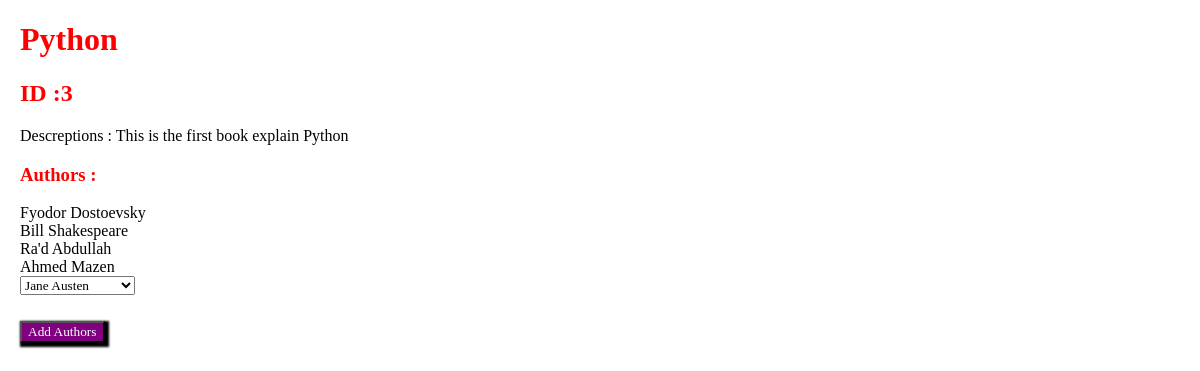
Page /books/3 on the committed database.
### App/models.py (models this page shows)
class Book(models.Model):
	title = models.CharField(max_length=255)
	desc=models.TextField()
	created_at = models.DateTimeField(auto_now_add=True)
	updated_at = models.DateTimeField(auto_now=True)

class Publisher(models.Model):
	first_name = models.CharField(max_length=255)
	last_name = models.CharField(max_length=255)
	notes=models.TextField(default = 'The Publisher is Dead !')
	books = models.ManyToManyField(Book, related_name="publishers")
	created_at = models.DateTimeField(auto_now_add=True)
	updated_at = models.DateTimeField(auto_now=True)

### App/views.py (the view)
# urls.py: path('books/<int:id>' , views.BookView),
def BookView(request , id):
    context={
        'oneBook' : Book.objects.get(id = int(id)),
        'Publishers' : Publisher.objects.all()
    }
    return render ( request , 'index3.html' , context)

### App/templates/index3.html (shortened to what this page needs)
<!DOCTYPE html>
<html lang="en">
<head>
</head>
<body>
    <h1>{{oneBook.title}}</h1>
    <h2>ID :{{oneBook.id}}</h2>
    <P>Descreptions : {{oneBook.desc}}</P>
    <h3>Authors : </h3>
    <div>
        {%for Auth in oneBook.publishers.all%}
        {{Auth.first_name}} {{Auth.last_name}}
        <br>
        {%endfor%}
    </div>
    <form action="/addPupToBook/{{oneBook.id}}" method="post">
        <select name="selectAuthor">
            {% for X in Publishers %}
            {% if X not in oneBook.publishers.all %}
            <option value="{{X.id}}">{{X.first_name}} {{X.last_name}} </option>
            {%endif%}
            {%endfor%}
        </select>
        <p><input class="btn" type="submit" , value="Add Authors"></p>
    </form>
</body>
</html>

### App/templates/index3.html (style rules this page uses)
h1, h2, h3 { color: red; font-family: cursive; }
p { font-family: cursive; }
div { font-family: cursive; }
body { margin-left: 20px; }
.btn { box-shadow: 2px 2px 2px 2px black; background-color: purple; color: white; font-family: cursive; margin-right: 50px; margin-top: 10px; }
select { font-family: cursive; }

### rows in the picture
Book: title "Python", id "3", desc "This is the first book explain Python"
Publisher: first_name "Fyodor", last_name "Dostoevsky"
Publisher: first_name "Bill", last_name "Shakespeare"
Publisher: first_name "Ra'd", last_name "Abdullah"
Publisher: first_name "Ahmed", last_name "Mazen"

### other values in the picture
form field selectAuthor "Jane Austen"
